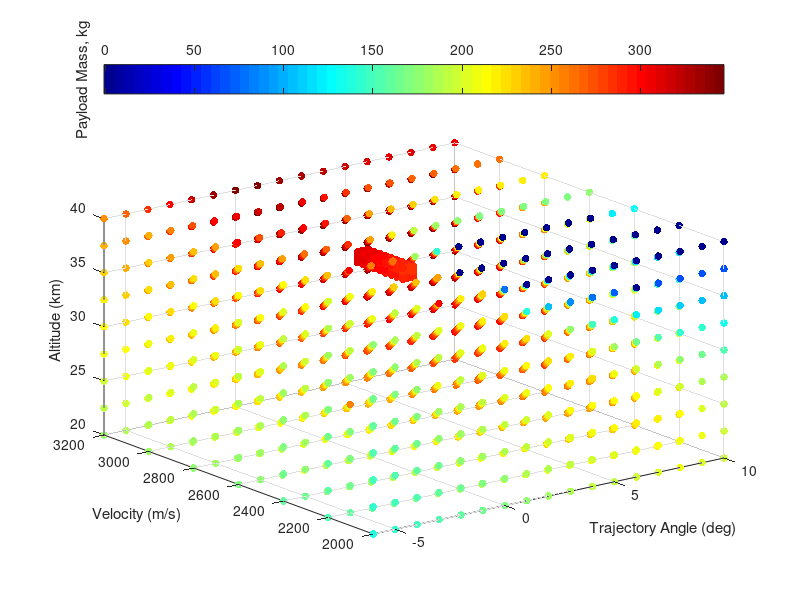
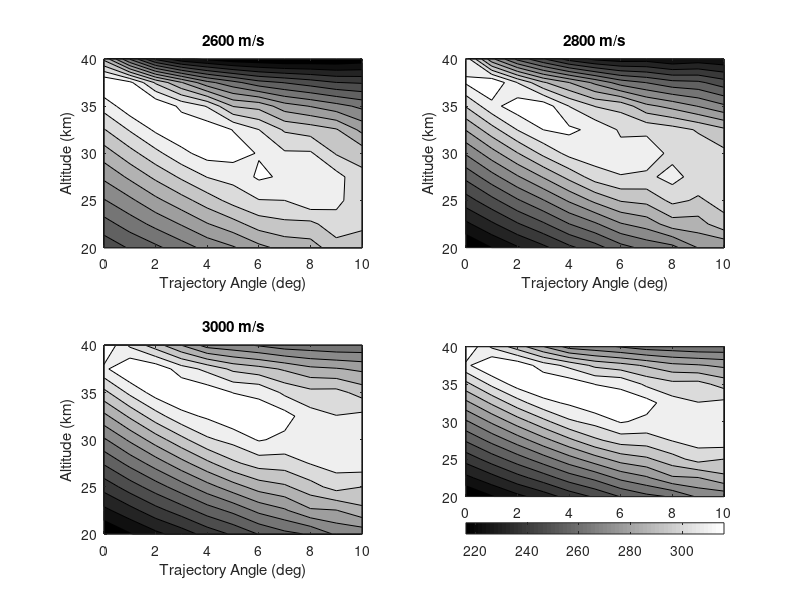

Write MATLAB code to recreate these figures, in order. (Note: this script raises an error after producing the figures.)
% visualising third stage cost results
clear all
ThirdStageData = sortrows(dlmread('thirdstage.dat'));
Atmosphere = dlmread('atmosphere.txt');
% map = [0, 0, 0
%     0, 0, 0
%     .0, 0, 0
%     .2, 0, 0
%     .6, 0, 0.0
%     1.0, 0, 0];
% colormap(map)




colormap jet
scatter3(ThirdStageData(:,2),ThirdStageData(:,3),ThirdStageData(:,1)/1000,30,ThirdStageData(:,5), 'filled')

xlabel('Trajectory Angle (deg)')
ylabel('Velocity (m/s)')
zlabel('Altitude (km)')
xlim([-6,10])
c=colorbar('northoutside');
ylabel(c,'Payload Mass, kg')



% for deleting large values

% for i = 1:length(ThirdStageData)
% 
% if (ThirdStageData(i,5) > 350 ) & (ThirdStageData(i,2) < 0)
%     
% ThirdStageData(i,:) = [];
%     
% end
% 
% end
% 
% 
% dlmwrite('thirdstage.dat', ThirdStageData,'delimiter','\t')



j = 2;
x = 1;
y = 1;
z = 1;

%for creating a 3D array
for i = 1:length(ThirdStageData)-1

    
if ThirdStageData(i,2) >= 0 && (ThirdStageData(j,1) == ThirdStageData(j-1,1)) && (ThirdStageData(j,2) == ThirdStageData(j-1,2)) ;
    
threeDMAT(x,y,z) = ThirdStageData(j-1,5);
threeDAlt(x,y,z) = ThirdStageData(j-1,1);
threeDAngle(x,y,z) = ThirdStageData(j-1,2);
threeDVel(x,y,z) = ThirdStageData(j-1,3);


x = x + 1;



elseif ThirdStageData(i,2) >= 0 && (ThirdStageData(j,1) == ThirdStageData(j-1,1))
    
threeDMAT(x,y,z) = ThirdStageData(j-1,5);
threeDAlt(x,y,z) = ThirdStageData(j-1,1);
threeDAngle(x,y,z) = ThirdStageData(j-1,2);
threeDVel(x,y,z) = ThirdStageData(j-1,3);

x = 1;
y = y+1;

elseif ThirdStageData(i,2) >= 0
    
threeDMAT(x,y,z) = ThirdStageData(j-1,5);
threeDAlt(x,y,z) = ThirdStageData(j-1,1);
threeDAngle(x,y,z) = ThirdStageData(j-1,2);
threeDVel(x,y,z) = ThirdStageData(j-1,3);

x = 1;
y = 1;
z = z + 1;
else
    
end

j = j+1;

end


Alt = [20000:2500:40000];
Angle = [0:1:10];
Vel = [2000:200:3200];

[meshAlt,meshAngle,meshVel] = meshgrid(Alt,Angle,Vel);



% creating a 2d grid at multiple velocities


x = 1;
y = 1;
jprev = 20000;


for j = 20000:2500:40000

for k = 0:10

for i = 1:length(ThirdStageData)
    
if ThirdStageData(i,1) == j && ThirdStageData(i,2) == k && ThirdStageData(i,3) == 2600 
    
meshPayload1(x,y) =   ThirdStageData(i,5) ;

end

end

% if j == jprev
% y = y+1;
% else
% x = x+1; 
% y = 1;
% end

x = x+1;

end
x=1;
y = y+1;
end




x = 1;
y = 1;
jprev = 20000;


for j = 20000:2500:40000

for k = 0:10

for i = 1:length(ThirdStageData)
    
if ThirdStageData(i,1) == j && ThirdStageData(i,2) == k && ThirdStageData(i,3) == 2800 
    
meshPayload2(x,y) =   ThirdStageData(i,5) ;

end

end

% if j == jprev
% y = y+1;
% else
% x = x+1; 
% y = 1;
% end

x = x+1;

end
x=1;
y = y+1;
end


x = 1;
y = 1;
jprev = 20000;


for j = 20000:2500:40000

for k = 0:10

for i = 1:length(ThirdStageData)
    
if ThirdStageData(i,1) == j && ThirdStageData(i,2) == k && ThirdStageData(i,3) == 3000 
    
meshPayload3(x,y) =   ThirdStageData(i,5) ;

end

end

% if j == jprev
% y = y+1;
% else
% x = x+1; 
% y = 1;
% end

x = x+1;

end
x=1;
y = y+1;
end



figure(2)
ax1 = subplot(2,2,1);
colormap(gray)
C = contourf(meshAngle(:,:,4),meshAlt(:,:,4)/1000,meshPayload1,13)

xlabel('Trajectory Angle (deg)')
ylabel('Altitude (km)')

title('2600 m/s')


ax2 = subplot(2,2,2);
colormap(gray)
C = contourf(meshAngle(:,:,5),meshAlt(:,:,5)/1000,meshPayload2,13)

xlabel('Trajectory Angle (deg)')
ylabel('Altitude (km)')

title('2800 m/s')

ax3 = subplot(2,2,3);
colormap(gray)
C = contourf(meshAngle(:,:,6),meshAlt(:,:,6)/1000,meshPayload3,13)

xlabel('Trajectory Angle (deg)')
ylabel('Altitude (km)')

title('3000 m/s')




ax4 = subplot(2,2,4);
colormap(gray)
C = contourf(meshAngle(:,:,6),meshAlt(:,:,6)/1000,meshPayload3,13)
c=colorbar('southoutside')
c.LimitsMode = 'manual'
c.Limits = [200 320]
xlabel('Trajectory Angle (deg)')
ylabel('Altitude (km)')
ylabel(c,'Payload Mass, kg')

set([ax1 ax2 ax3 ax4],'clim',[200 320]);


% slice(threeDMAT,[1,3,5],[],[])
% colormap hsv


% contourslice(threeDMAT,[1,3,6],[],[],10)



% getting maximum values
[max1,ind1] = max(threeDMAT,[],3);

[max2,ind2] = max(max1,[],2);

ind  = [ind1(ind2),ind2] % this really doesnt tell me much, as it wants very high altitude all the time





% plotting density


figure(4)
plot(Atmosphere(:,1)/1000,  Atmosphere(:,4)),'Color','k','LineWidth',0.8;
xlim([20,40])

xlabel('Altitude (km)')
ylabel('Density (kg/m^3)')


figure(5)

[meshAngle2,meshVel2,meshAlt2] = meshgrid(Angle,Vel,Alt);

colormap(gray)

colormap(flipud(colormap))
hx = slice(meshAngle2,meshVel2,meshAlt2./1000,threeDMAT,[],[2600:100:3000],[])

% [Xq,Yq,Zq] = meshgrid([0:.5:5],[2600:100:3000],[20000:500:40000]);
% threeDMATint = interp3(meshAngle2,meshVel2,meshAlt2,threeDMAT,Xq,Yq,Zq);
% hx = slice(Xq,Yq,Zq/1000,threeDMATint,[],[2600:100:3000],[]);

caxis([220 340]) 
c=colorbar('northoutside')
c.LimitsMode = 'manual'
c.Limits = [180 320]

set(hx, 'EdgeColor', 'none');

% set(hx, 'FaceColor', 'interp'); % use this to smooth
set(hx, 'FaceColor', 'flat');

xlabel('Trajectory Angle (deg)','FontSize',17)
ylabel('Velocity (m/s)','FontSize',17)
zlabel('Altitude (km)','FontSize',17)
ylabel(c,'Payload Mass, kg','FontSize',17)
